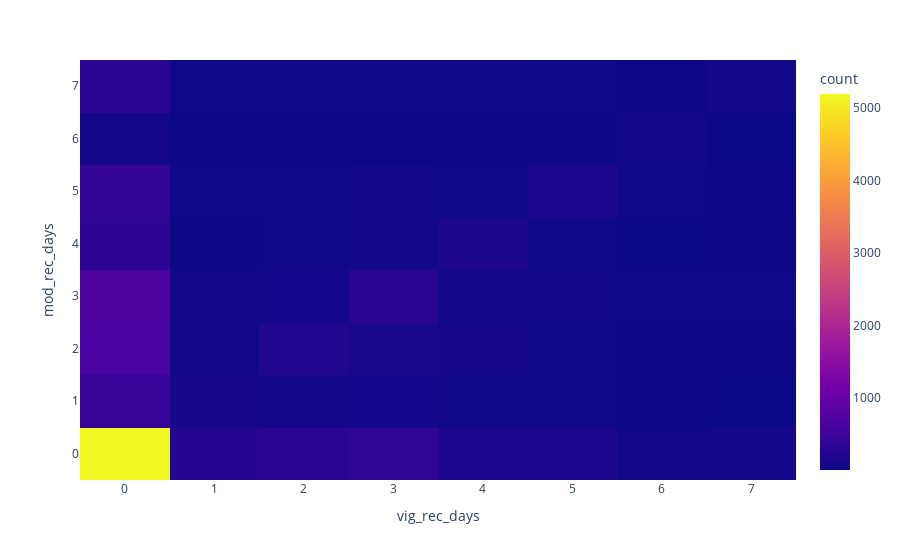

Here is the notebook cell this chart was saved with:
### Code cell
pp = express.density_heatmap(df[['vig_rec_days','mod_rec_days','category']],x='vig_rec_days',y='mod_rec_days',color='category')
pp

### Figure 1 — Plotly figure (JSON) as saved in the notebook; plotly's stock layout.template omitted (floating-point values rounded to 4 significant figures; data arrays with more than 128 entries replaced by an {"elided": "..."} marker saying what was removed)
{"data": [{"coloraxis": "coloraxis", "hovertemplate": "vig_rec_days=%{x}<br>mod_rec_days=%{y}<br>count=%{z}<extra></extra>", "name": "", "type": "histogram2d", "x": {"elided": "11826 int values"}, "xaxis": "x", "xbingroup": "x", "y": {"elided": "11826 int values"}, "yaxis": "y", "ybingroup": "y"}], "layout": {"coloraxis": {"colorbar": {"title": {"text": "count"}}, "colorscale": [[0, "#0d0887"], [0.1111, "#46039f"], [0.2222, "#7201a8"], [0.3333, "#9c179e"], [0.4444, "#bd3786"], [0.5556, "#d8576b"], [0.6667, "#ed7953"], [0.7778, "#fb9f3a"], [0.8889, "#fdca26"], [1, "#f0f921"]]}, "legend": {"tracegroupgap": 0}, "margin": {"t": 60}, "xaxis": {"anchor": "y", "domain": [0, 1], "title": {"text": "vig_rec_days"}}, "yaxis": {"anchor": "x", "domain": [0, 1], "title": {"text": "mod_rec_days"}}}}
